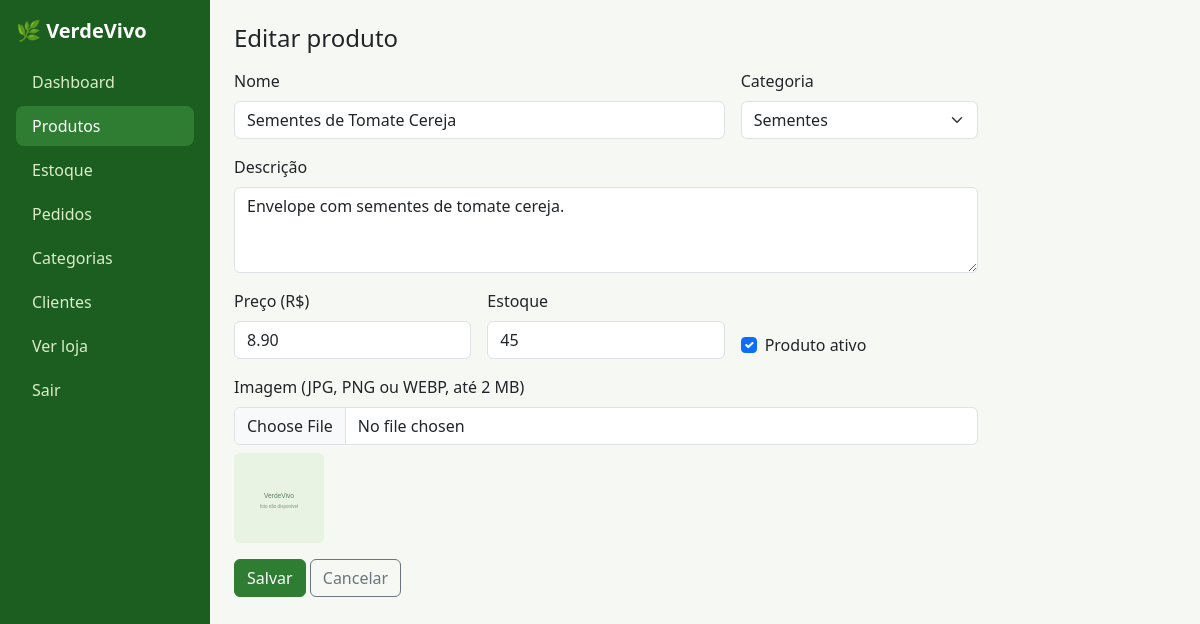
Page /admin/produto_form.php?id=34 (signed in) on the committed database.
### tables this page shows
CREATE TABLE products (
  id INT UNSIGNED AUTO_INCREMENT PRIMARY KEY,
  category_id INT UNSIGNED NOT NULL,
  name VARCHAR(150) NOT NULL,
  description TEXT NULL,
  price DECIMAL(10,2) NOT NULL,
  stock INT UNSIGNED NOT NULL DEFAULT 0,    
  image VARCHAR(255) NULL,
  active TINYINT(1) NOT NULL DEFAULT 1,
  created_at TIMESTAMP NOT NULL DEFAULT CURRENT_TIMESTAMP,
  updated_at TIMESTAMP NOT NULL DEFAULT CURRENT_TIMESTAMP ON UPDATE CURRENT_TIMESTAMP,
  INDEX idx_products_category (category_id),
  INDEX idx_products_active_stock (active, stock),
  INDEX idx_products_name (name),
  CONSTRAINT fk_products_category FOREIGN KEY (category_id) REFERENCES categories(id) ON DELETE RESTRICT
);

CREATE TABLE categories (
  id INT UNSIGNED AUTO_INCREMENT PRIMARY KEY,
  name VARCHAR(80) NOT NULL UNIQUE,
  description VARCHAR(255) NULL,
  created_at TIMESTAMP NOT NULL DEFAULT CURRENT_TIMESTAMP
);

### app/helpers/helpers.php (called while the page is built, shortened)
<?php
function e($v): string { return htmlspecialchars((string)$v, ENT_QUOTES, 'UTF-8'); }
function url(string $path = ''): string { return BASE_URL . '/' . ltrim($path, '/'); }
function url_imagem(?string $arquivo): string
{
    $arquivo = $arquivo ? basename($arquivo) : '';
    return url('assets/imagens/padrao.svg');
}

### admin/produto_form.php (the view, shortened to what this page needs)
<?php
$pdo = db();
$id = (int)($_GET['id'] ?? $_POST['id'] ?? 0);
$p = ['name' => '', 'category_id' => 0, 'description' => '', 'price' => '', 'stock' => 0, 'image' => null, 'active' => 1];
if ($id) {
    $st = $pdo->prepare('SELECT * FROM products WHERE id = ?');
    $st->execute([$id]);
    $p = $st->fetch();
}
$cats = $pdo->query('SELECT id, name FROM categories ORDER BY name')->fetchAll();
include __DIR__ . '/../includes/admin_header.php';
?>
<form method="post" enctype="multipart/form-data" class="row g-3" style="max-width:760px"><?= csrf_field() ?><input type="hidden" name="id" value="<?= (int)$id ?>">
  <div class="col-md-8"><label class="form-label">Nome</label><input class="form-control" name="name" value="<?= e($p['name']) ?>" required></div>
  <div class="col-md-4"><label class="form-label">Categoria</label><select class="form-select" name="category_id" required><option value="">Selecione</option>
    <?php foreach ($cats as $c): ?><option value="<?= (int)$c['id'] ?>" <?= (int)$p['category_id'] === (int)$c['id'] ? 'selected' : '' ?>><?= e($c['name']) ?></option><?php endforeach; ?></select></div>
  <div class="col-12"><label class="form-label">Descrição</label><textarea class="form-control" name="description" rows="3"><?= e($p['description']) ?></textarea></div>
  <div class="col-md-4"><label class="form-label">Preço (R$)</label><input class="form-control" name="price" value="<?= e($p['price']) ?>" required></div>
  <div class="col-md-4"><label class="form-label">Estoque</label><input type="number" min="0" class="form-control" name="stock" value="<?= e($p['stock']) ?>" required></div>
  <div class="col-md-4 d-flex align-items-end"><div class="form-check"><input class="form-check-input" type="checkbox" name="active" id="active" <?= $p['active'] ? 'checked' : '' ?>><label class="form-check-label" for="active">Produto ativo</label></div></div>
  <div class="col-12"><label class="form-label">Imagem (JPG, PNG ou WEBP, até 2 MB)</label><input type="file" class="form-control" name="image" id="image" accept="image/jpeg,image/png,image/webp">
    <img id="preview" class="thumb mt-2 <?= $p['image'] ? '' : 'd-none' ?>" style="width:90px;height:90px" src="<?= e(url_imagem($p['image'])) ?>" alt=""></div>
  <div class="col-12"><button class="btn btn-success">Salvar</button> <a class="btn btn-outline-secondary" href="<?= e(url('admin/produtos.php')) ?>">Cancelar</a></div>
</form>
<?php include __DIR__ . '/../includes/admin_footer.php'; ?>

### assets/css/style.css (style rules this page uses)
:root { --vv-pri:#2e7d32;--vv-dark:#1b5e20;--vv-acc:#e8f3e4;--vv-bg:#f6f8f3 }
body { background:var(--vv-bg) }
.btn-success { background:var(--vv-pri);border-color:var(--vv-pri) }
.thumb { width:40px;height:40px;object-fit:cover;border-radius:6px }

### rows in the picture
products: name "Sementes de Tomate Cereja", category_id "Sementes", description "Envelope com sementes de tomate cereja.", price "8.90", stock "45", active "☑"

### other values in the picture
$label "Dashboard"
$label "Produtos"
$label "Estoque"
$label "Pedidos"
$label "Categorias"
$label "Clientes"
$pageTitle "Editar produto"
